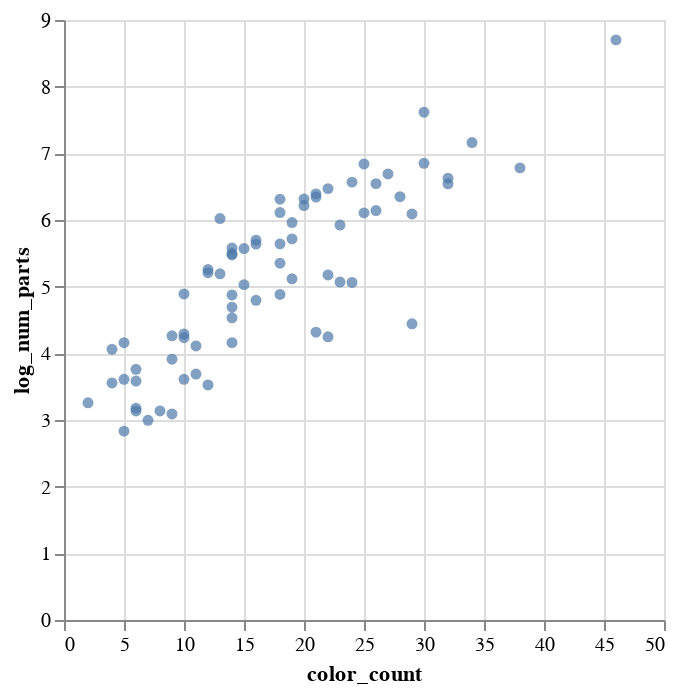

This figure's notebook cell:
### Markdown cell above
Sets in the *Harry Potter* and *Fantastic Beasts* themes have more colours in their palettes. However, recall that sets in these themes also have the largest parts count. The below plot shows both the part count (log transformed) and the number of colours. The two variables are positively correlated ($r$ = 0.845).

### Code cell
alt.Chart(colors_number_set).mark_circle().encode(
    x='color_count:Q',
    y='log_num_parts:Q',
    tooltip='num_name:N'
).properties(
    height=300,
    width=300
)

### Figure 1 — Vega-Lite specification as saved in the notebook (floating-point values rounded to 4 significant figures)
{"$schema": "https://vega.github.io/schema/vega-lite/v3.2.1.json", "config": {"mark": {"tooltip": null}, "view": {"height": 300, "width": 400}}, "data": {"name": "data-5b4c33dbaabeb4b3d854f137ba70c065"}, "datasets": {"data-5b4c33dbaabeb4b3d854f137ba70c065": [{"color_count": 24, "log_num_parts": 6.568, "num_name": "10132-1: Motorized Hogwarts Express", "num_parts": 712, "set_num": "10132-1"}, {"color_count": 30, "log_num_parts": 7.616, "num_name": "10217-1: Diagon Alley", "num_parts": 2031, "set_num": "10217-1"}, {"color_count": 9, "log_num_parts": 3.091, "num_name": "30110-1: Trolley", "num_parts": 22, "set_num": "30110-1"}, {"color_count": 12, "log_num_parts": 3.526, "num_name": "30111-1: The Lab", "num_parts": 34, "set_num": "30111-1"}, {"color_count": 11, "log_num_parts": 3.689, "num_name": "30407-1: Harry's Journey to Hogwarts", "num_parts": 40, "set_num": "30407-1"}, {"color_count": 5, "log_num_parts": 4.159, "num_name": "40028-1: Mini Hogwarts Express", "num_parts": 64, "set_num": "40028-1"}, {"color_count": 23, "log_num_parts": 5.924, "num_name": "40289-1: Diagon Alley (micro)", "num_parts": 374, "set_num": "40289-1"}, {"color_count": 4, "log_num_parts": 4.06, "num_name": "4695-1: Knight Bus - Mini", "num_parts": 58, "set_num": "4695-1"}, {"color_count": 9, "log_num_parts": 3.912, "num_name": "4701-1: Sorting Hat", "num_parts": 50, "set_num": "4701-1"}, {"color_count": 11, "log_num_parts": 4.111, "num_name": "4702-1: The Final Challenge", "num_parts": 61, "set_num": "4702-1"}, {"color_count": 13, "log_num_parts": 5.193, "num_name": "4704-1: The Chamber of the Winged Keys", "num_parts": 180, "set_num": "4704-1"}, {"color_count": 19, "log_num_parts": 5.118, "num_name": "4705-1: Snape's Class", "num_parts": 167, "set_num": "4705-1"}, {"color_count": 14, "log_num_parts": 5.476, "num_name": "4706-1: Forbidden Corridor", "num_parts": 239, "set_num": "4706-1"}, {"color_count": 16, "log_num_parts": 5.697, "num_name": "4707-1: Hagrid's Hut", "num_parts": 298, "set_num": "4707-1"}, {"color_count": 13, "log_num_parts": 6.021, "num_name": "4708-1: Hogwarts Express (1st Edition)", "num_parts": 412, "set_num": "4708-1"}, {"color_count": 26, "log_num_parts": 6.545, "num_name": "4709-1: Hogwarts Castle", "num_parts": 696, "set_num": "4709-1"}, {"color_count": 6, "log_num_parts": 3.178, "num_name": "4711-1: Flying Lesson", "num_parts": 24, "set_num": "4711-1"}, {"color_count": 10, "log_num_parts": 4.234, "num_name": "4712-1: Troll on the Loose", "num_parts": 69, "set_num": "4712-1"}, {"color_count": 15, "log_num_parts": 5.572, "num_name": "4714-1: Gringott's Bank", "num_parts": 263, "set_num": "4714-1"}, {"color_count": 16, "log_num_parts": 4.796, "num_name": "4719-1: Quality Quidditch Supplies", "num_parts": 121, "set_num": "4719-1"}, {"color_count": 18, "log_num_parts": 5.352, "num_name": "4720-1: Knockturn Alley", "num_parts": 211, "set_num": "4720-1"}, {"color_count": 21, "log_num_parts": 4.317, "num_name": "4721-1: Hogwarts Classroom", "num_parts": 75, "set_num": "4721-1"}, {"color_count": 22, "log_num_parts": 4.248, "num_name": "4722-1: Gryffindor", "num_parts": 70, "set_num": "4722-1"}, {"color_count": 29, "log_num_parts": 4.443, "num_name": "4723-1: Diagon Alley Shops", "num_parts": 85, "set_num": "4723-1"}, {"color_count": 14, "log_num_parts": 4.875, "num_name": "4726-1: Quidditch Practice", "num_parts": 131, "set_num": "4726-1"}, {"color_count": 12, "log_num_parts": 5.209, "num_name": "4727-1: Aragog in the Dark Forest", "num_parts": 183, "set_num": "4727-1"}, {"color_count": 18, "log_num_parts": 5.642, "num_name": "4728-1: Escape from Privet Drive", "num_parts": 282, "set_num": "4728-1"}, {"color_count": 18, "log_num_parts": 6.111, "num_name": "4729-1: Dumbledore's Office", "num_parts": 451, "set_num": "4729-1"}, {"color_count": 21, "log_num_parts": 6.392, "num_name": "4730-1: Chamber of Secrets", "num_parts": 597, "set_num": "4730-1"}, {"color_count": 9, "log_num_parts": 4.263, "num_name": "4731-1: Dobby's Release", "num_parts": 71, "set_num": "4731-1"}, {"color_count": 10, "log_num_parts": 4.89, "num_name": "4733-1: The Dueling Club", "num_parts": 133, "set_num": "4733-1"}, {"color_count": 14, "log_num_parts": 4.533, "num_name": "4735-1: Slytherin", "num_parts": 93, "set_num": "4735-1"}, {"color_count": 10, "log_num_parts": 4.29, "num_name": "4736-1: Freeing Dobby", "num_parts": 73, "set_num": "4736-1"}, {"color_count": 15, "log_num_parts": 5.03, "num_name": "4737-1: Quidditch Match", "num_parts": 153, "set_num": "4737-1"}, {"color_count": 29, "log_num_parts": 6.091, "num_name": "4738-1: Hagrid's Hut (3rd edition)", "num_parts": 442, "set_num": "4738-1"}, {"color_count": 10, "log_num_parts": 3.611, "num_name": "4750-1: Draco's Encounter with Buckbeak", "num_parts": 37, "set_num": "4750-1"}, {"color_count": 14, "log_num_parts": 4.691, "num_name": "4751-1: Harry and the Marauder's Map", "num_parts": 109, "set_num": "4751-1"}, {"color_count": 24, "log_num_parts": 5.063, "num_name": "4752-1: Professor Lupin's Classroom", "num_parts": 158, "set_num": "4752-1"}, {"color_count": 12, "log_num_parts": 5.257, "num_name": "4753-1: Sirius Black's Escape", "num_parts": 192, "set_num": "4753-1"}, {"color_count": 19, "log_num_parts": 5.717, "num_name": "4754-1: Hagrid's Hut (2nd edition)", "num_parts": 304, "set_num": "4754-1"}, {"color_count": 14, "log_num_parts": 5.497, "num_name": "4755-1: Knight Bus", "num_parts": 244, "set_num": "4755-1"}, {"color_count": 25, "log_num_parts": 6.107, "num_name": "4756-1: Shrieking Shack", "num_parts": 449, "set_num": "4756-1"}, {"color_count": 25, "log_num_parts": 6.841, "num_name": "4757-1: Hogwarts Castle (2nd edition)", "num_parts": 935, "set_num": "4757-1"}, {"color_count": 19, "log_num_parts": 5.961, "num_name": "4758-1: Hogwarts Express (2nd edition)", "num_parts": 388, "set_num": "4758-1"}, {"color_count": 22, "log_num_parts": 5.176, "num_name": "4762-1: Rescue from the Merpeople", "num_parts": 177, "set_num": "4762-1"}, {"color_count": 18, "log_num_parts": 6.312, "num_name": "4766-1: Graveyard Duel", "num_parts": 551, "set_num": "4766-1"}, {"color_count": 14, "log_num_parts": 5.58, "num_name": "4767-1: Harry and the Hungarian Horntail", "num_parts": 265, "set_num": "4767-1"}, {"color_count": 20, "log_num_parts": 6.314, "num_name": "4768-1: The Durmstrang Ship", "num_parts": 552, "set_num": "4768-1"}, {"color_count": 21, "log_num_parts": 6.344, "num_name": "4768-2: The Durmstrang Ship with Bonus Mini - Figures (Target exclusive)", "num_parts": 569, "set_num": "4768-2"}, {"color_count": 28, "log_num_parts": 6.349, "num_name": "4840-1: The Burrow", "num_parts": 572, "set_num": "4840-1"}, {"color_count": 22, "log_num_parts": 6.471, "num_name": "4841-1: Hogwarts Express (3rd edition)", "num_parts": 646, "set_num": "4841-1"}, {"color_count": 34, "log_num_parts": 7.162, "num_name": "4842-1: Hogwarts Castle [Fourth Edition]", "num_parts": 1290, "set_num": "4842-1"}, {"color_count": 14, "log_num_parts": 4.159, "num_name": "4865-1: The Forbidden Forest", "num_parts": 64, "set_num": "4865-1"}, {"color_count": 16, "log_num_parts": 5.638, "num_name": "4866-1: The Knight Bus", "num_parts": 281, "set_num": "4866-1"}, {"color_count": 26, "log_num_parts": 6.142, "num_name": "4867-1: Hogwarts", "num_parts": 465, "set_num": "4867-1"}, {"color_count": 30, "log_num_parts": 6.851, "num_name": "5378-1: Hogwarts (Third Edition)", "num_parts": 945, "set_num": "5378-1"}, {"color_count": 46, "log_num_parts": 8.702, "num_name": "71043-1: Hogwarts Castle", "num_parts": 6016, "set_num": "71043-1"}, {"color_count": 6, "log_num_parts": 3.761, "num_name": "71247-2: Hogwarts Express (4th Edition)", "num_parts": 43, "set_num": "71247-2"}, {"color_count": 23, "log_num_parts": 5.069, "num_name": "75950-1: Aragog's Lair", "num_parts": 159, "set_num": "75950-1"}, {"color_count": 18, "log_num_parts": 4.883, "num_name": "75951-1: Grindelwald's Escape", "num_parts": 132, "set_num": "75951-1"}, {"color_count": 32, "log_num_parts": 6.542, "num_name": "75952-1: Newt's Case of Magical Creatures", "num_parts": 694, "set_num": "75952-1"}, {"color_count": 32, "log_num_parts": 6.628, "num_name": "75953-1: Hogwarts Whomping Willow", "num_parts": 756, "set_num": "75953-1"}, {"color_count": 38, "log_num_parts": 6.782, "num_name": "75954-1: Hogwarts Great Hall", "num_parts": 882, "set_num": "75954-1"}, {"color_count": 27, "log_num_parts": 6.691, "num_name": "75955-1: Hogwarts Express (4th Edition)", "num_parts": 805, "set_num": "75955-1"}, {"color_count": 20, "log_num_parts": 6.217, "num_name": "75956-1: Quidditch Match", "num_parts": 501, "set_num": "75956-1"}, {"color_count": 4, "log_num_parts": 3.555, "num_name": "HP-SNITCH: Golden Snitch", "num_parts": 35, "set_num": "HP-SNITCH"}, {"color_count": 7, "log_num_parts": 2.996, "num_name": "HPG01-1: Harry Potter Gallery 1 - Potter L. Malfoy Lockhart Madame Hooch", "num_parts": 20, "set_num": "HPG01-1"}, {"color_count": 5, "log_num_parts": 2.833, "num_name": "HPG02-1: Harry Potter Gallery 2 - Hagrid V. Dursley Crabbe Ron Weasley", "num_parts": 17, "set_num": "HPG02-1"}, {"color_count": 8, "log_num_parts": 3.135, "num_name": "HPG03-1: Harry Potter Gallery 3 - Dumbledore Ginny Weasley D. Malfoy Snape", "num_parts": 23, "set_num": "HPG03-1"}, {"color_count": 6, "log_num_parts": 3.135, "num_name": "HPG04-1: Harry Potter Gallery 4 - Tom Riddle McGonagall Dobby Goyle Hermione", "num_parts": 23, "set_num": "HPG04-1"}, {"color_count": 2, "log_num_parts": 3.258, "num_name": "HPWAND-1: Harry Potter Wand", "num_parts": 26, "set_num": "HPWAND-1"}, {"color_count": 5, "log_num_parts": 3.611, "num_name": "TRU01-1: Harry Potter Quidditch Tower (TRU Event Exclusive)", "num_parts": 37, "set_num": "TRU01-1"}, {"color_count": 6, "log_num_parts": 3.584, "num_name": "TRUWEASLEYCAR-1: Weasley Family Car", "num_parts": 36, "set_num": "TRUWEASLEYCAR-1"}]}, "encoding": {"tooltip": {"field": "num_name", "type": "nominal"}, "x": {"field": "color_count", "type": "quantitative"}, "y": {"field": "log_num_parts", "type": "quantitative"}}, "height": 300, "mark": "circle", "width": 300}
